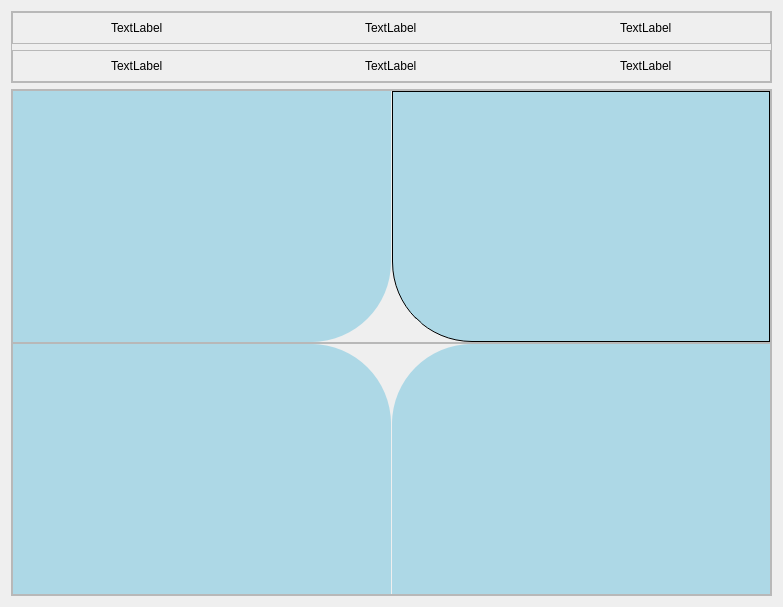
<?xml version="1.0" encoding="UTF-8"?>
<ui version="4.0">
 <class>Form</class>
 <widget class="QWidget" name="Form">
  <property name="geometry">
   <rect>
    <x>0</x>
    <y>0</y>
    <width>783</width>
    <height>607</height>
   </rect>
  </property>
  <property name="windowTitle">
   <string>Form</string>
  </property>
  <layout class="QVBoxLayout" name="verticalLayout" stretch="1,7">
   <item>
    <widget class="QFrame" name="frame">
     <property name="frameShape">
      <enum>QFrame::StyledPanel</enum>
     </property>
     <property name="frameShadow">
      <enum>QFrame::Raised</enum>
     </property>
     <layout class="QVBoxLayout" name="verticalLayout_3">
      <property name="leftMargin">
       <number>0</number>
      </property>
      <property name="topMargin">
       <number>0</number>
      </property>
      <property name="rightMargin">
       <number>0</number>
      </property>
      <property name="bottomMargin">
       <number>0</number>
      </property>
      <item>
       <widget class="QFrame" name="headerFrame">
        <property name="frameShape">
         <enum>QFrame::StyledPanel</enum>
        </property>
        <property name="frameShadow">
         <enum>QFrame::Raised</enum>
        </property>
        <layout class="QHBoxLayout" name="horizontalLayout">
         <property name="leftMargin">
          <number>0</number>
         </property>
         <property name="topMargin">
          <number>0</number>
         </property>
         <property name="rightMargin">
          <number>0</number>
         </property>
         <property name="bottomMargin">
          <number>0</number>
         </property>
         <item alignment="Qt::AlignHCenter">
          <widget class="QLabel" name="leadsLabel">
           <property name="text">
            <string>TextLabel</string>
           </property>
          </widget>
         </item>
         <item alignment="Qt::AlignHCenter">
          <widget class="QLabel" name="livedataLabel">
           <property name="text">
            <string>TextLabel</string>
           </property>
          </widget>
         </item>
         <item alignment="Qt::AlignHCenter">
          <widget class="QLabel" name="dataLabel">
           <property name="text">
            <string>TextLabel</string>
           </property>
          </widget>
         </item>
        </layout>
       </widget>
      </item>
      <item>
       <widget class="QFrame" name="countFrame">
        <property name="frameShape">
         <enum>QFrame::StyledPanel</enum>
        </property>
        <property name="frameShadow">
         <enum>QFrame::Raised</enum>
        </property>
        <layout class="QHBoxLayout" name="horizontalLayout_4">
         <property name="leftMargin">
          <number>0</number>
         </property>
         <property name="topMargin">
          <number>0</number>
         </property>
         <property name="rightMargin">
          <number>0</number>
         </property>
         <property name="bottomMargin">
          <number>0</number>
         </property>
         <item alignment="Qt::AlignHCenter">
          <widget class="QLabel" name="leadsCount">
           <property name="text">
            <string>TextLabel</string>
           </property>
          </widget>
         </item>
         <item alignment="Qt::AlignHCenter">
          <widget class="QLabel" name="livedataCount">
           <property name="text">
            <string>TextLabel</string>
           </property>
          </widget>
         </item>
         <item alignment="Qt::AlignHCenter">
          <widget class="QLabel" name="dataCount">
           <property name="text">
            <string>TextLabel</string>
           </property>
          </widget>
         </item>
        </layout>
       </widget>
      </item>
     </layout>
    </widget>
   </item>
   <item>
    <widget class="QFrame" name="frame_2">
     <property name="frameShape">
      <enum>QFrame::StyledPanel</enum>
     </property>
     <property name="frameShadow">
      <enum>QFrame::Raised</enum>
     </property>
     <layout class="QVBoxLayout" name="verticalLayout_2">
      <property name="spacing">
       <number>0</number>
      </property>
      <property name="leftMargin">
       <number>0</number>
      </property>
      <property name="topMargin">
       <number>0</number>
      </property>
      <property name="rightMargin">
       <number>0</number>
      </property>
      <property name="bottomMargin">
       <number>0</number>
      </property>
      <item>
       <widget class="QFrame" name="frame_3">
        <property name="frameShape">
         <enum>QFrame::StyledPanel</enum>
        </property>
        <property name="frameShadow">
         <enum>QFrame::Raised</enum>
        </property>
        <layout class="QHBoxLayout" name="horizontalLayout_2">
         <property name="spacing">
          <number>1</number>
         </property>
         <property name="leftMargin">
          <number>0</number>
         </property>
         <property name="topMargin">
          <number>0</number>
         </property>
         <property name="rightMargin">
          <number>0</number>
         </property>
         <property name="bottomMargin">
          <number>0</number>
         </property>
         <item>
          <widget class="QWidget" name="secoundWidget" native="true">
           <property name="styleSheet">
            <string notr="true">background-color: lightblue; 
border-top-right-radius: 0px;
border-top-left-radius: 0px;
border-bottom-right-radius: 80px;
border-bottom-left-radius: 0px;
</string>
           </property>
          </widget>
         </item>
         <item>
          <widget class="QWidget" name="firstWidget" native="true">
           <property name="styleSheet">
            <string notr="true">background-color: lightblue; 
border:1px solid black;
border-top-right-radius: 0px;
border-top-left-radius: 0px;
border-bottom-right-radius: 0px;
border-bottom-left-radius: 80px;
</string>
           </property>
          </widget>
         </item>
        </layout>
       </widget>
      </item>
      <item>
       <widget class="QFrame" name="frame_4">
        <property name="frameShape">
         <enum>QFrame::StyledPanel</enum>
        </property>
        <property name="frameShadow">
         <enum>QFrame::Raised</enum>
        </property>
        <layout class="QHBoxLayout" name="horizontalLayout_3">
         <property name="spacing">
          <number>1</number>
         </property>
         <property name="leftMargin">
          <number>0</number>
         </property>
         <property name="topMargin">
          <number>0</number>
         </property>
         <property name="rightMargin">
          <number>0</number>
         </property>
         <property name="bottomMargin">
          <number>0</number>
         </property>
         <item>
          <widget class="QWidget" name="fourthWidget" native="true">
           <property name="styleSheet">
            <string notr="true">background-color: lightblue; 
border-top-right-radius: 80px;
border-top-left-radius: 0px;
border-bottom-right-radius: 0px;
border-bottom-left-radius: 0px;
</string>
           </property>
          </widget>
         </item>
         <item>
          <widget class="QWidget" name="thirdWidget" native="true">
           <property name="styleSheet">
            <string notr="true">background-color: lightblue; 
border-top-right-radius: 0px;
border-top-left-radius: 80px;
border-bottom-right-radius: 0px;
border-bottom-left-radius: 0px;
</string>
           </property>
          </widget>
         </item>
        </layout>
       </widget>
      </item>
     </layout>
    </widget>
   </item>
  </layout>
 </widget>
 <resources/>
 <connections/>
</ui>
